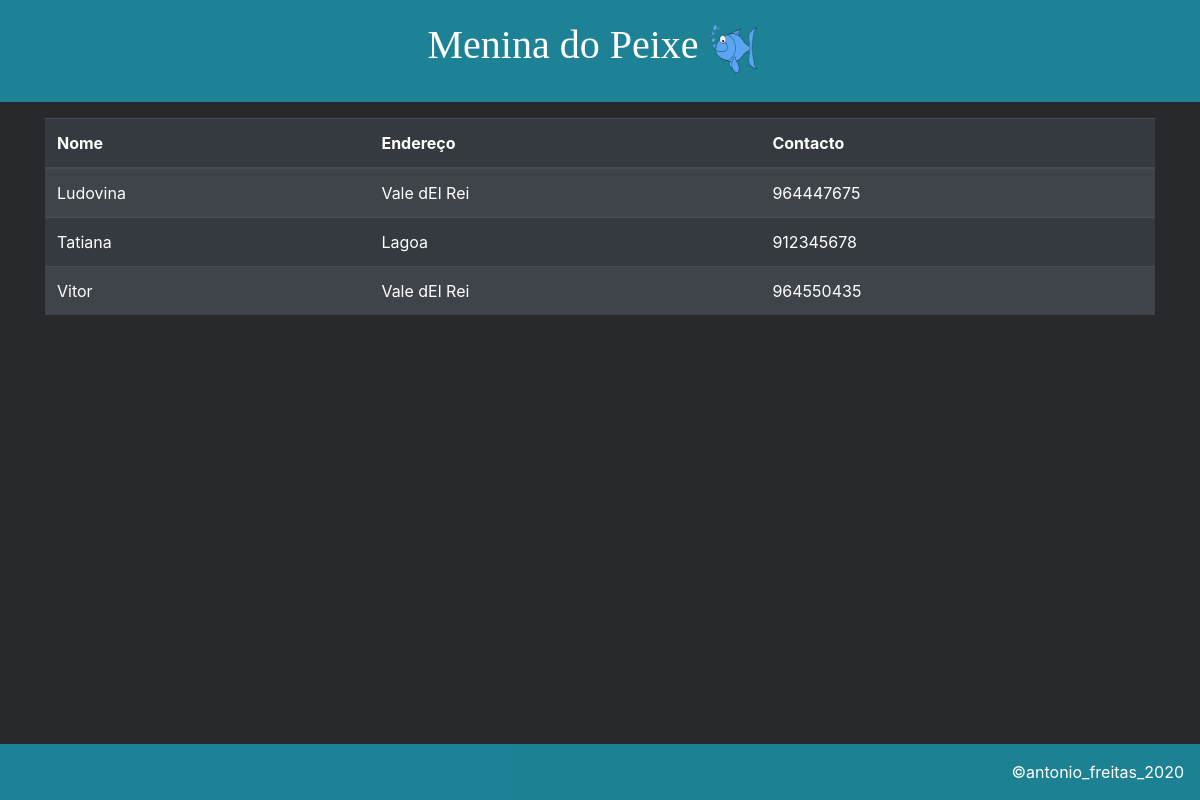
Screenshot of /dblists/clients/ (signed in) with the database file from the repository.
### mdpapp/models.py (models this page shows)
class Client(models.Model):
    client_name=models.CharField("Nome", max_length=200, unique=True)
    client_address=models.CharField("Endereço", max_length=200)
    client_contact=models.CharField("Contacto", max_length=200)
    client_email=models.EmailField("Email", max_length=200, null=True)
    client_note=models.CharField("Observações", max_length=200)
    client_date_added=models.DateTimeField("Data Adicionado", auto_now_add=True)
    owner=models.ForeignKey(User, on_delete=models.PROTECT)
    def __str__(self):
        return self.client_name

### mdpapp/views.py (the view)
# urls.py: path('dblists/clients/', views.clients, name='clients'),
@login_required
def clients(request):
    clients = Client.objects.filter(owner=request.user).order_by('client_name')
    context = {'clients': clients}
    return render(request, 'mdpapp/clients.html', context)

### mdpapp/templates/mdpapp/clients.html
{% extends "mdpapp/base.html" %}
{% block content %}
    <div class="container">
        <table class="table table-striped table-dark">
            <thead>
                <tr>
                    <th>Nome</th>
                    <th>Endereço</th>
                    <th>Contacto</th>
                </tr>
            </thead>
            <tbody>
                {% for client in clients %}
                <tr>
                    <td>{{ client }}</td>
                    <td>{{ client.client_address }}</td>
                    <td>{{ client.client_contact }}</td>
                </tr>
                {% empty %}
                <tr>
                    <td>No clients have been added yet.</td>
                </tr>
                {% endfor %}
            </tbody>
        </table>
    </div>
{% endblock content %}

### mdpapp/static/mdpapp/main.css (style rules this page uses)
body { background-color:#27292c; }

### rows the page displays
Client: client_name "Ludovina", client_address "Vale dEl Rei", client_contact "964447675"
Client: client_name "Tatiana", client_address "Lagoa", client_contact "912345678"
Client: client_name "Vitor", client_address "Vale dEl Rei", client_contact "964550435"
